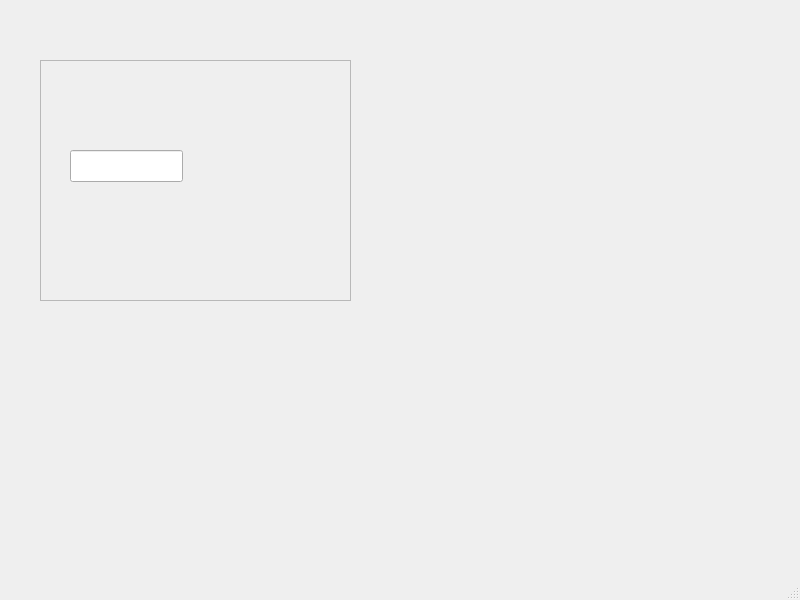
<?xml version="1.0" encoding="UTF-8"?>
<ui version="4.0">
 <class>MainWindow</class>
 <widget class="QMainWindow" name="MainWindow">
  <property name="geometry">
   <rect>
    <x>0</x>
    <y>0</y>
    <width>800</width>
    <height>600</height>
   </rect>
  </property>
  <property name="windowTitle">
   <string>MainWindow</string>
  </property>
  <widget class="QWidget" name="centralwidget">
   <widget class="QFrame" name="frame">
    <property name="geometry">
     <rect>
      <x>40</x>
      <y>60</y>
      <width>311</width>
      <height>241</height>
     </rect>
    </property>
    <property name="frameShape">
     <enum>QFrame::StyledPanel</enum>
    </property>
    <property name="frameShadow">
     <enum>QFrame::Raised</enum>
    </property>
    <widget class="QWidget" name="widget" native="true">
     <property name="geometry">
      <rect>
       <x>20</x>
       <y>20</y>
       <width>144</width>
       <height>53</height>
      </rect>
     </property>
     <layout class="QHBoxLayout" name="horizontalLayout">
      <item>
       <widget class="QPushButton" name="btn_playpause">
        <property name="text">
         <string/>
        </property>
        <property name="icon">
         <iconset>
          <normaloff>assets/pauseplay.svg</normaloff>assets/pauseplay.svg</iconset>
        </property>
        <property name="iconSize">
         <size>
          <width>25</width>
          <height>25</height>
         </size>
        </property>
        <property name="flat">
         <bool>true</bool>
        </property>
       </widget>
      </item>
      <item>
       <widget class="QPushButton" name="btn_stop">
        <property name="text">
         <string/>
        </property>
        <property name="icon">
         <iconset>
          <normaloff>assets/stop.svg</normaloff>assets/stop.svg</iconset>
        </property>
        <property name="iconSize">
         <size>
          <width>25</width>
          <height>25</height>
         </size>
        </property>
        <property name="flat">
         <bool>true</bool>
        </property>
       </widget>
      </item>
      <item>
       <widget class="QPushButton" name="btn_record">
        <property name="text">
         <string/>
        </property>
        <property name="icon">
         <iconset>
          <normaloff>assets/record.svg</normaloff>assets/record.svg</iconset>
        </property>
        <property name="iconSize">
         <size>
          <width>25</width>
          <height>25</height>
         </size>
        </property>
        <property name="flat">
         <bool>true</bool>
        </property>
       </widget>
      </item>
     </layout>
    </widget>
    <widget class="QLineEdit" name="lineEdit">
     <property name="geometry">
      <rect>
       <x>30</x>
       <y>90</y>
       <width>113</width>
       <height>32</height>
      </rect>
     </property>
    </widget>
   </widget>
  </widget>
  <widget class="QStatusBar" name="statusbar"/>
 </widget>
 <resources/>
 <connections>
  <connection>
   <sender>btn_playpause</sender>
   <signal>released()</signal>
   <receiver>MainWindow</receiver>
   <slot>release_playpause()</slot>
   <hints>
    <hint type="sourcelabel">
     <x>89</x>
     <y>115</y>
    </hint>
    <hint type="destinationlabel">
     <x>60</x>
     <y>39</y>
    </hint>
   </hints>
  </connection>
  <connection>
   <sender>btn_stop</sender>
   <signal>released()</signal>
   <receiver>MainWindow</receiver>
   <slot>release_stop()</slot>
   <hints>
    <hint type="sourcelabel">
     <x>136</x>
     <y>93</y>
    </hint>
    <hint type="destinationlabel">
     <x>117</x>
     <y>45</y>
    </hint>
   </hints>
  </connection>
  <connection>
   <sender>btn_record</sender>
   <signal>released()</signal>
   <receiver>MainWindow</receiver>
   <slot>release_record()</slot>
   <hints>
    <hint type="sourcelabel">
     <x>178</x>
     <y>104</y>
    </hint>
    <hint type="destinationlabel">
     <x>160</x>
     <y>37</y>
    </hint>
   </hints>
  </connection>
 </connections>
 <slots>
  <slot>release_playpause()</slot>
  <slot>release_stop()</slot>
  <slot>release_record()</slot>
 </slots>
</ui>
